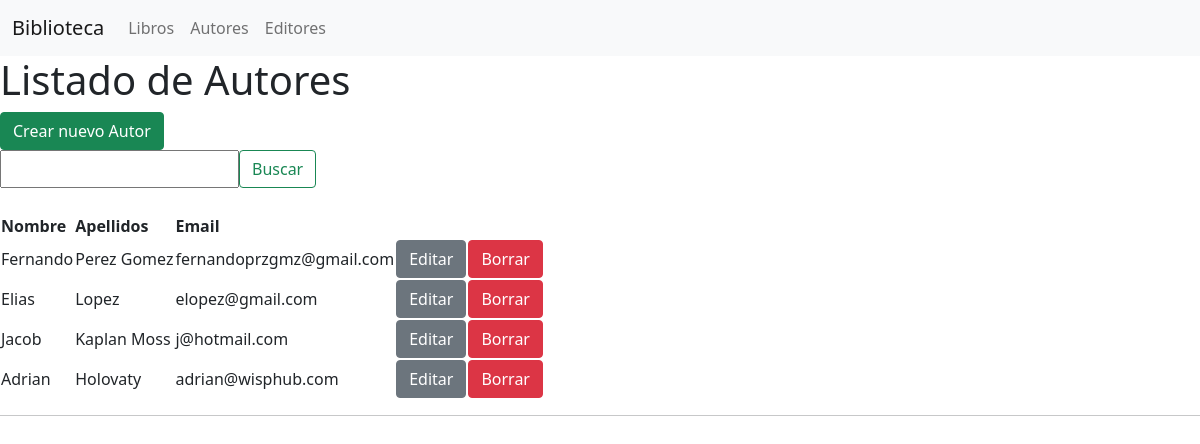
The page / on the database its author committed.
### biblioteca/models.py (models this page shows, shortened)
class Autor(models.Model):
    nombre = models.CharField(max_length=30)
    apellidos = models.CharField(max_length=40)
    email = models.EmailField(null=True, blank=True)
    class Meta:
        ordering = ["-apellidos", "-nombre"]
        verbose_name = 'Autor'
        verbose_name_plural = 'Autores'

### biblioteca/views.py (the view)
# urls.py: url(r'^$', views.autor_listado),
def autor_listado(request):
    table_conf = TableConfig()
    form = SearchForm(request.GET)
    table_conf.form = form
    if form.is_valid():
        cd = form.cleaned_data
        if not cd['q']:
            table_conf.datasource = Autor.objects.all().values()
        else:
            table_conf.datasource = Autor.objects.filter(
                Q(nombre__icontains=cd['q'])    |
                Q(apellidos__icontains=cd['q']) |
                Q(email__icontains=cd['q'])
            ).values()
    table_conf.fields = [
        { "label": "Nombre",    "key": "nombre" },
        { "label": "Apellidos", "key": "apellidos" },
        { "label": "Email",     "key": "email" },
    ]
    table_conf.create_action = {
        "label":  "Crear nuevo Autor",
        "redirect": "crear/autor",
    }
    table_conf.update_action = {
        "label":  "Modificar Autor",
        "redirect": "modificar/autor",
    }
    table_conf.delete_action = {
        "label":  "Eliminar Autor",
        "redirect": "eliminar/autor",
    }
    return render(request, "autor_listado.html", {
        "table_config": table_conf,
    })

### biblioteca/templatetags/bibl_tags.py (called while the page is built)
@register.filter('get_value_from_dict')
def get_value_from_dict(dict_data, key):
    if key: return dict_data.get(key)

### biblioteca/templates/autor_listado.html (shortened to what this page needs)
{% extends 'shared/base.html' %}
{% block content %}
    <h1>Listado de Autores</h1>
    {% include 'shared/table.html' with object=table_config%}
{% endblock  %}

### biblioteca/templates/shared/table.html (shortened to what this page needs)
{% load bibl_tags %}
<div class="bibl-table">
  <div class="bibl-table-header">
    {% if table_config.create_action %}
    <a href="{{table_config.create_action.redirect}}">
      <button type="button" class="btn btn-success">
        {{ table_config.create_action.label }}
      </button>
    </a>
    {% endif %}
    {% if table_config.form %}
      <form action="" method="get" class="d-flex">
        {{ table_config.form.q }}
        <button class="btn btn-outline-success" type="submit">Buscar</button>
      </form>
    {% endif %}
  </div>
  <div class="bibl-table-body" style="margin-top: 25px;">
    <table>
    <thead>
      <tr>
        {% for col in table_config.fields %}
          <th scope="col">{{ col.label }}</th>
        {% endfor %}
      </tr>
    </thead>
    <tbody>
      {% for data in table_config.datasource %}
        <tr>
          {% for col in table_config.fields %}
            {% if not col.is_link %}
              <td> {{ data|get_value_from_dict:col.key }} </td>
            {% endif %}
          {% endfor %}
          {% if table_config.update_action %}
            <td>
            <a href="{{table_config.update_action.redirect}}/{{ data.id }}">
            <button type="button" class="btn btn-secondary">Editar</button>
            </td>
          {% endif %}
          {% if table_config.delete_action %}
            <td>
              <form action="{{table_config.delete_action.redirect}}" method="post">
                <button type="submit" class="btn btn-danger">Borrar</button>
            </form>
            </td>
          {% endif %}
        </tr>
      {% endfor %}
    </tbody>
  </table>
  </div>
</div>

### rows shown on the page
Autor: fields "Fernando" "Perez Gomez" "fernandoprzgmz@gmail.com"
Autor: fields "Elias" "Lopez" "elopez@gmail.com"
Autor: fields "Jacob" "Kaplan Moss" "j@hotmail.com"
Autor: fields "Adrian" "Holovaty" "adrian@wisphub.com"

### other values the page prints
{{ table_config.create_action.label }} "Crear nuevo Autor"
{{ col.label }} "Nombre" "Apellidos" "Email"
